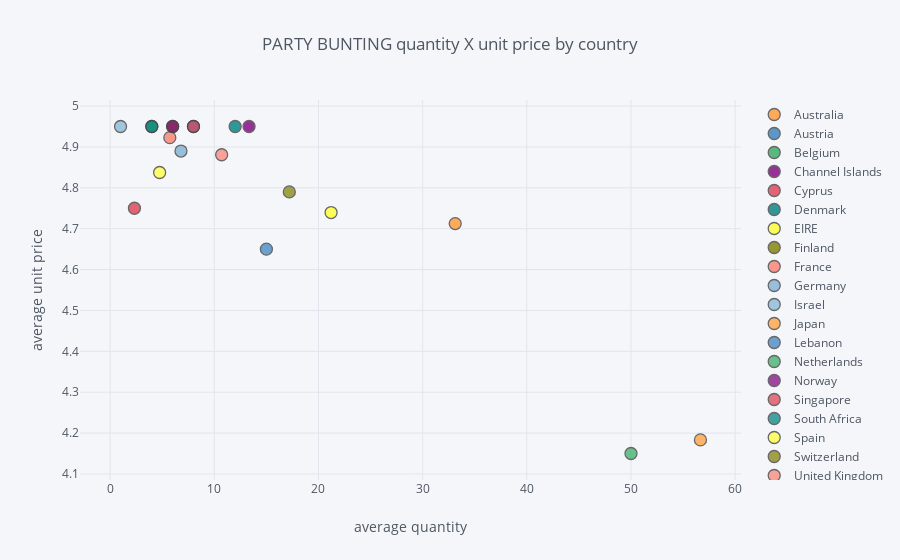

Source (notebook cell):
### Code cell
filter_3.iplot(kind='scatter', x='quantity', y='unitprice', categories ='country',
               title = 'PARTY BUNTING quantity X unit price by country',
               xTitle='average quantity', yTitle='average unit price')

### Figure 1 — Plotly figure (JSON) as saved in the notebook; plotly's stock layout.template omitted (floating-point values rounded to 4 significant figures)
{"data": [{"marker": {"color": "rgba(255, 153, 51, 1.0)", "line": {"width": 1.3}, "opacity": 0.8, "size": 12, "symbol": "circle"}, "mode": "markers", "name": "Australia", "textfont": {"color": "#4D5663"}, "type": "scatter", "uid": "060fadd0-019b-4ac3-bbc7-1461d229161f", "x": [33.12], "y": [4.713]}, {"marker": {"color": "rgba(55, 128, 191, 1.0)", "line": {"width": 1.3}, "opacity": 0.8, "size": 12, "symbol": "circle"}, "mode": "markers", "name": "Austria", "textfont": {"color": "#4D5663"}, "type": "scatter", "uid": "5254a137-db0a-43a0-8af8-492da73d2dd0", "x": [8], "y": [4.95]}, {"marker": {"color": "rgba(50, 171, 96, 1.0)", "line": {"width": 1.3}, "opacity": 0.8, "size": 12, "symbol": "circle"}, "mode": "markers", "name": "Belgium", "textfont": {"color": "#4D5663"}, "type": "scatter", "uid": "6f3b82f0-5c88-4e98-bd8f-b83974666e98", "x": [4], "y": [4.95]}, {"marker": {"color": "rgba(128, 0, 128, 1.0)", "line": {"width": 1.3}, "opacity": 0.8, "size": 12, "symbol": "circle"}, "mode": "markers", "name": "Channel Islands", "textfont": {"color": "#4D5663"}, "type": "scatter", "uid": "32f3369b-eb10-4718-89a4-2756cc97a61f", "x": [13.33], "y": [4.95]}, {"marker": {"color": "rgba(219, 64, 82, 1.0)", "line": {"width": 1.3}, "opacity": 0.8, "size": 12, "symbol": "circle"}, "mode": "markers", "name": "Cyprus", "textfont": {"color": "#4D5663"}, "type": "scatter", "uid": "44bbcded-5a8e-4602-8b2a-9b456ec037aa", "x": [2.333], "y": [4.75]}, {"marker": {"color": "rgba(0, 128, 128, 1.0)", "line": {"width": 1.3}, "opacity": 0.8, "size": 12, "symbol": "circle"}, "mode": "markers", "name": "Denmark", "textfont": {"color": "#4D5663"}, "type": "scatter", "uid": "3d30d8c8-9876-491b-ac6d-9c47aa5e0856", "x": [12], "y": [4.95]}, {"marker": {"color": "rgba(255, 255, 51, 1.0)", "line": {"width": 1.3}, "opacity": 0.8, "size": 12, "symbol": "circle"}, "mode": "markers", "name": "EIRE", "textfont": {"color": "#4D5663"}, "type": "scatter", "uid": "1bf44542-4fee-463a-8bc0-7a1e03055c0b", "x": [21.21], "y": [4.739]}, {"marker": {"color": "rgba(128, 128, 0, 1.0)", "line": {"width": 1.3}, "opacity": 0.8, "size": 12, "symbol": "circle"}, "mode": "markers", "name": "Finland", "textfont": {"color": "#4D5663"}, "type": "scatter", "uid": "fc561553-d23b-4fec-bb80-a35b84b8d034", "x": [6], "y": [4.95]}, {"marker": {"color": "rgba(251, 128, 114, 1.0)", "line": {"width": 1.3}, "opacity": 0.8, "size": 12, "symbol": "circle"}, "mode": "markers", "name": "France", "textfont": {"color": "#4D5663"}, "type": "scatter", "uid": "f0d37332-2396-4c90-a8cd-6f3828ce250b", "x": [5.727], "y": [4.923]}, {"marker": {"color": "rgba(128, 177, 211, 1.0)", "line": {"width": 1.3}, "opacity": 0.8, "size": 12, "symbol": "circle"}, "mode": "markers", "name": "Germany", "textfont": {"color": "#4D5663"}, "type": "scatter", "uid": "4abf0f09-3f9c-4d50-adeb-3c002c4ab6aa", "x": [6.8], "y": [4.89]}, {"marker": {"color": "rgba(128, 177, 211, 0.8999999999999999)", "line": {"width": 1.3}, "opacity": 0.8, "size": 12, "symbol": "circle"}, "mode": "markers", "name": "Israel", "textfont": {"color": "#4D5663"}, "type": "scatter", "uid": "9405a8cf-8268-40e6-a0a8-824ddcc72de0", "x": [1], "y": [4.95]}, {"marker": {"color": "rgba(255, 153, 51, 0.8999999999999999)", "line": {"width": 1.3}, "opacity": 0.8, "size": 12, "symbol": "circle"}, "mode": "markers", "name": "Japan", "textfont": {"color": "#4D5663"}, "type": "scatter", "uid": "d1b75d44-1037-4f48-813a-1351c4dbd09d", "x": [56.67], "y": [4.183]}, {"marker": {"color": "rgba(55, 128, 191, 0.8999999999999999)", "line": {"width": 1.3}, "opacity": 0.8, "size": 12, "symbol": "circle"}, "mode": "markers", "name": "Lebanon", "textfont": {"color": "#4D5663"}, "type": "scatter", "uid": "a70d37aa-4ed8-4131-b82e-351cb6c8a4dd", "x": [15], "y": [4.65]}, {"marker": {"color": "rgba(50, 171, 96, 0.8999999999999999)", "line": {"width": 1.3}, "opacity": 0.8, "size": 12, "symbol": "circle"}, "mode": "markers", "name": "Netherlands", "textfont": {"color": "#4D5663"}, "type": "scatter", "uid": "b04f0517-76e2-4800-8430-997c50307d85", "x": [50], "y": [4.15]}, {"marker": {"color": "rgba(128, 0, 128, 0.8999999999999999)", "line": {"width": 1.3}, "opacity": 0.8, "size": 12, "symbol": "circle"}, "mode": "markers", "name": "Norway", "textfont": {"color": "#4D5663"}, "type": "scatter", "uid": "2c62f7d8-ebbf-4c1c-a6fc-b350c7f7975b", "x": [6], "y": [4.95]}, {"marker": {"color": "rgba(219, 64, 82, 0.8999999999999999)", "line": {"width": 1.3}, "opacity": 0.8, "size": 12, "symbol": "circle"}, "mode": "markers", "name": "Singapore", "textfont": {"color": "#4D5663"}, "type": "scatter", "uid": "397a89c1-b0e0-42a0-b599-a1b6acde72b8", "x": [8], "y": [4.95]}, {"marker": {"color": "rgba(0, 128, 128, 0.8999999999999999)", "line": {"width": 1.3}, "opacity": 0.8, "size": 12, "symbol": "circle"}, "mode": "markers", "name": "South Africa", "textfont": {"color": "#4D5663"}, "type": "scatter", "uid": "c46140a1-e94a-4f1e-877f-544f8d4a1fac", "x": [4], "y": [4.95]}, {"marker": {"color": "rgba(255, 255, 51, 0.8999999999999999)", "line": {"width": 1.3}, "opacity": 0.8, "size": 12, "symbol": "circle"}, "mode": "markers", "name": "Spain", "textfont": {"color": "#4D5663"}, "type": "scatter", "uid": "1536075a-5742-4c23-a9fe-5d5fefe2b009", "x": [4.75], "y": [4.838]}, {"marker": {"color": "rgba(128, 128, 0, 0.8999999999999999)", "line": {"width": 1.3}, "opacity": 0.8, "size": 12, "symbol": "circle"}, "mode": "markers", "name": "Switzerland", "textfont": {"color": "#4D5663"}, "type": "scatter", "uid": "29426c45-6d0e-4fec-8b0d-99fb345467d4", "x": [17.2], "y": [4.79]}, {"marker": {"color": "rgba(251, 128, 114, 0.8999999999999999)", "line": {"width": 1.3}, "opacity": 0.8, "size": 12, "symbol": "circle"}, "mode": "markers", "name": "United Kingdom", "textfont": {"color": "#4D5663"}, "type": "scatter", "uid": "cbc08dab-edcf-430f-b232-954514b2eb98", "x": [10.71], "y": [4.881]}], "layout": {"legend": {"bgcolor": "#F5F6F9", "font": {"color": "#4D5663"}}, "paper_bgcolor": "#F5F6F9", "plot_bgcolor": "#F5F6F9", "title": {"font": {"color": "#4D5663"}, "text": "PARTY BUNTING quantity X unit price by country"}, "xaxis": {"gridcolor": "#E1E5ED", "showgrid": true, "tickfont": {"color": "#4D5663"}, "title": {"font": {"color": "#4D5663"}, "text": "average quantity"}, "zerolinecolor": "#E1E5ED"}, "yaxis": {"gridcolor": "#E1E5ED", "showgrid": true, "tickfont": {"color": "#4D5663"}, "title": {"font": {"color": "#4D5663"}, "text": "average unit price"}, "zerolinecolor": "#E1E5ED"}}}
